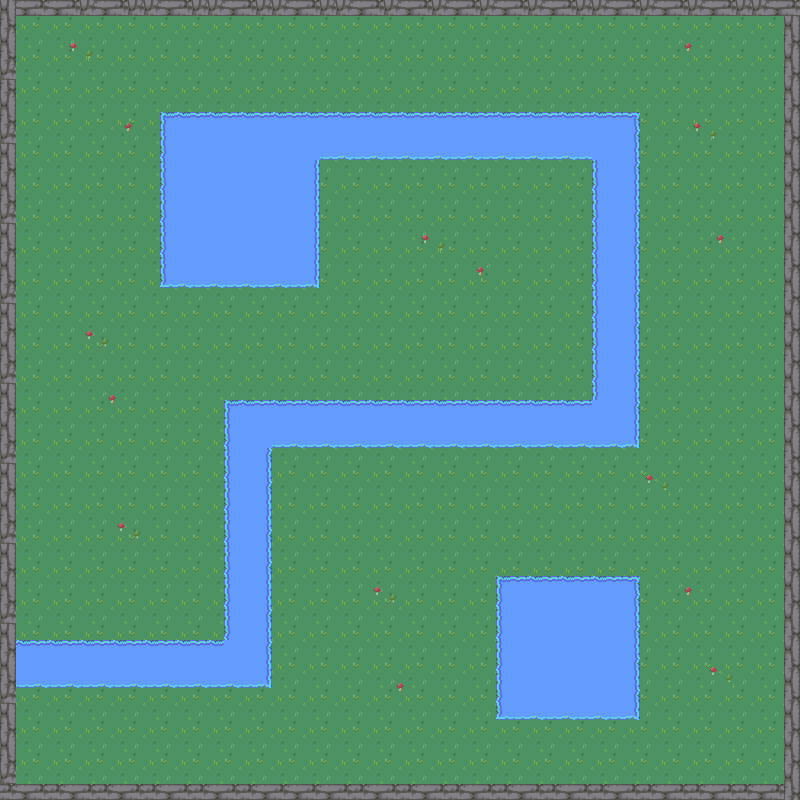

This game map was drawn from its Tiled (.tmx) file and the tilesets committed beside it. A one-line description and the trimmed map source follow:
An orthogonal 50x50 tile map with 16x16 px tiles, 4 tile layers (background, wall, water, shrooms) and 14 objects (11x collision, humain, orc).

<map version="1.5" tiledversion="1.7.2" orientation="orthogonal" renderorder="right-down" width="50" height="50" tilewidth="16" tileheight="16" infinite="0" nextlayerid="7" nextobjectid="18">
 <tileset firstgid="1" source="nature.tsx" />
 <layer id="2" name="background" width="50" height="50">
  <data>[2500 cells, 2304 non-empty, 4 distinct tile ids]</data>
 </layer>
 <layer id="1" name="wall" width="50" height="50">
  <data>[2500 cells, 196 non-empty, 9 distinct tile ids]</data>
 </layer>
 <layer id="3" name="water" width="50" height="50">
  <data>[2500 cells, 458 non-empty, 26 distinct tile ids]</data>
 </layer>
 <layer id="6" name="shrooms" width="50" height="50">
  <data>[2500 cells, 60 non-empty, 8 distinct tile ids]</data>
 </layer>
 <objectgroup id="5" name="Objects">
  <object id="1" name="collision" x="0" y="0" width="800" height="16" />
  <object id="2" name="collision" x="0" y="784" width="800" height="16" />
  <object id="5" name="collision" x="0" y="0" width="16" height="800" />
  <object id="7" name="collision" x="784" y="0" width="16" height="800" />
  <object id="6" x="-79" y="464" width="1" />
  <object id="8" name="collision" x="160" y="112" width="160" height="176" />
  <object id="15" name="collision" x="496" y="576" width="144" height="144" />
  <object id="9" name="collision" x="320" y="112" width="320" height="48" />
  <object id="10" name="collision" x="16" y="640" width="256" height="48" />
  <object id="13" name="collision" x="272" y="400" width="368" height="48" />
  <object id="11" name="collision" x="224" y="400" width="48" height="240" />
  <object id="14" name="collision" x="592" y="160" width="48" height="240" />
  <object id="16" name="humain" x="416" y="640">
   <point />
  </object>
  <object id="17" name="orc" x="384" y="640">
   <point />
  </object>
 </objectgroup>
</map>
